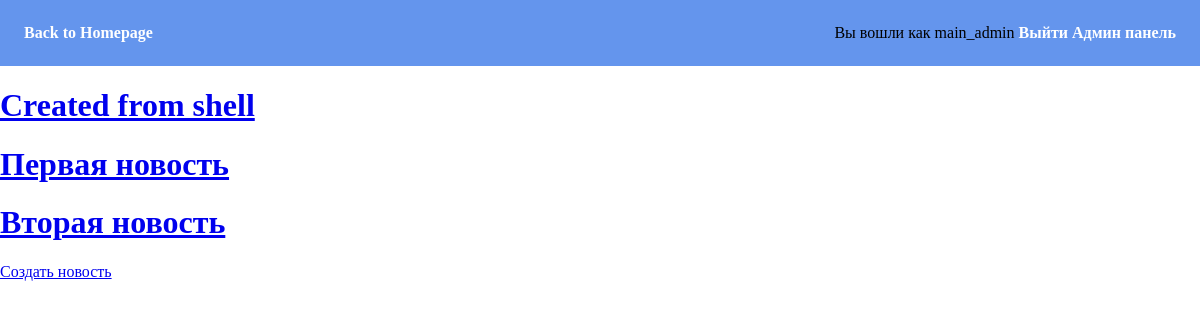
The app's page / (signed in) with its own data.
### news/models.py (models this page shows, shortened)
class News(models.Model):
    author = models.ForeignKey(User, null=True, on_delete=models.SET_NULL) # УКАЗАНИЕ АВТОРА
    article = models.CharField(max_length=100) # ЗАГОЛОВОК НОВОСТИ
    body = models.TextField(blank=True, null=True) # ТЕКСТ НОВОСТИ
    commentary = models.ManyToManyField(Commentaries)
    likes = models.ManyToManyField(Likes)

### news/views.py (the view)
# urls.py: path('', index, name='index'),
def index(request, *args, **kwargs):
    qs = News.objects.all()
    context = {'news_list': qs}
    return render(request, 'index.html', context)

### templates/index.html
{% extends "base.html" %}
{% block content %}
{% for news in news_list %}
    <h1>
        <a href="news/{{ news.id }}">{{ news.article }}</a>
    </h1>
{% endfor %}
<a href="news/create">Создать новость</a>
{% endblock %}

### templates/navbar.html
<nav>
    <a href="/">Back to Homepage</a>
    <div class="nav-menu">
        {% if user.is_authenticated %}
            <span>Вы вошли как {{ user }}</span>
            <a href="/logout">Выйти</a>
            <a href="admin/">Админ панель</a>
        {% else %}
            <a href="/login">Войдите</a>
            <a>или</a>
            <a href="/register">Зарегистрируйтесь</a>
        {% endif %}
    </div>
</nav>

### templates/base.html (style rules this page uses)
body { margin: 0; }
nav { padding: 1.5em; background-color: cornflowerblue; display: flex; justify-content: space-between; }
nav a { color: #fff; text-decoration:none; font-weight: bold; }
h1 { color: cornflowerblue; }

### records on screen
News: article "Created from shell"
News: article "Первая новость"
News: article "Вторая новость"

### other values on screen
{{ user }} "main_admin"
